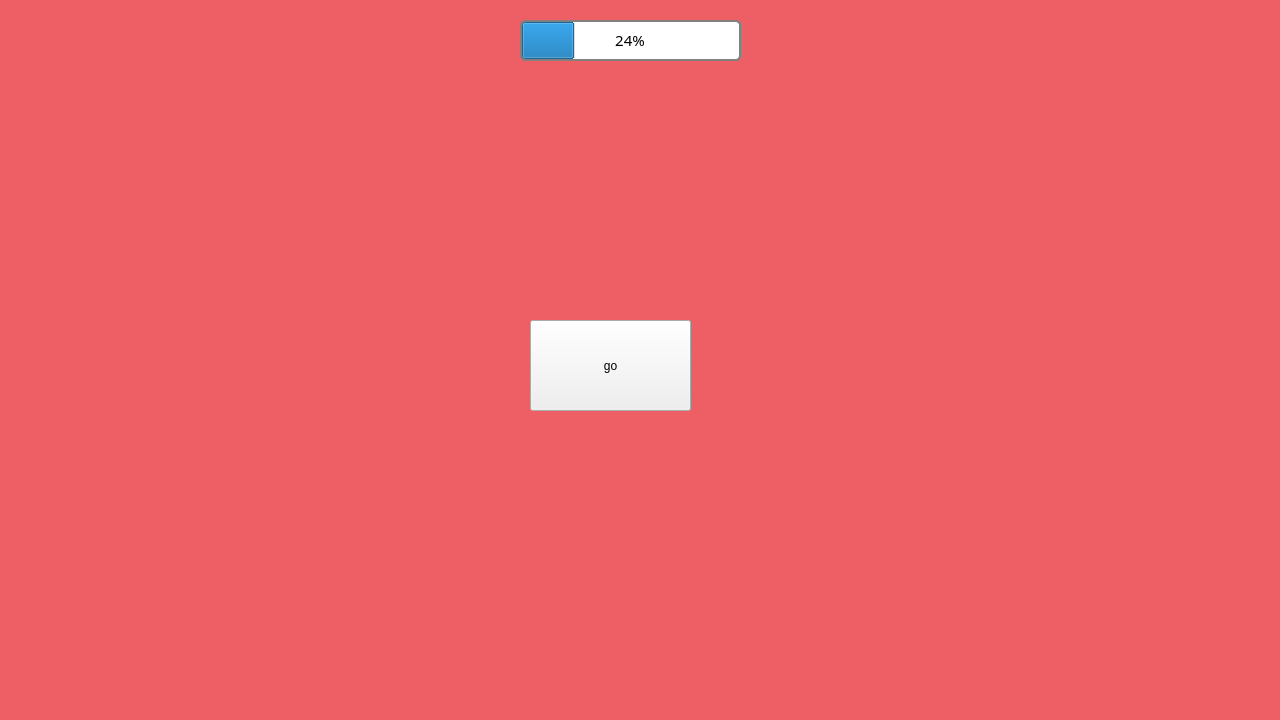
<?xml version="1.0" encoding="UTF-8"?>
<ui version="4.0">
 <class>FloorTransition</class>
 <widget class="QWidget" name="FloorTransition">
  <property name="geometry">
   <rect>
    <x>0</x>
    <y>0</y>
    <width>1280</width>
    <height>720</height>
   </rect>
  </property>
  <property name="windowTitle">
   <string>Form</string>
  </property>
  <property name="autoFillBackground">
   <bool>false</bool>
  </property>
  <widget class="QPushButton" name="pushButton">
   <property name="geometry">
    <rect>
     <x>530</x>
     <y>320</y>
     <width>161</width>
     <height>91</height>
    </rect>
   </property>
   <property name="text">
    <string>go</string>
   </property>
  </widget>
  <widget class="QLabel" name="transitionLabel">
   <property name="geometry">
    <rect>
     <x>240</x>
     <y>160</y>
     <width>740</width>
     <height>540</height>
    </rect>
   </property>
   <property name="styleSheet">
    <string notr="true">border:none;
background-color: transparent;</string>
   </property>
   <property name="frameShape">
    <enum>QFrame::Panel</enum>
   </property>
   <property name="text">
    <string/>
   </property>
   <property name="scaledContents">
    <bool>false</bool>
   </property>
   <property name="alignment">
    <set>Qt::AlignLeading|Qt::AlignLeft|Qt::AlignVCenter</set>
   </property>
  </widget>
  <widget class="QLabel" name="bg">
   <property name="geometry">
    <rect>
     <x>0</x>
     <y>0</y>
     <width>1820</width>
     <height>1820</height>
    </rect>
   </property>
   <property name="styleSheet">
    <string notr="true">background-color: rgb(237, 95, 100);
border:none;
</string>
   </property>
   <property name="text">
    <string/>
   </property>
  </widget>
  <widget class="QProgressBar" name="progressBar">
   <property name="geometry">
    <rect>
     <x>520</x>
     <y>20</y>
     <width>221</width>
     <height>41</height>
    </rect>
   </property>
   <property name="font">
    <font>
     <family>Arial Rounded MT Bold</family>
     <pointsize>11</pointsize>
    </font>
   </property>
   <property name="autoFillBackground">
    <bool>false</bool>
   </property>
   <property name="styleSheet">
    <string notr="true">border: 2px solid grey;
border-radius: 5px;
background-color: #FFFFFF;</string>
   </property>
   <property name="value">
    <number>24</number>
   </property>
   <property name="alignment">
    <set>Qt::AlignCenter</set>
   </property>
  </widget>
  <zorder>bg</zorder>
  <zorder>transitionLabel</zorder>
  <zorder>pushButton</zorder>
  <zorder>progressBar</zorder>
 </widget>
 <resources/>
 <connections/>
</ui>
